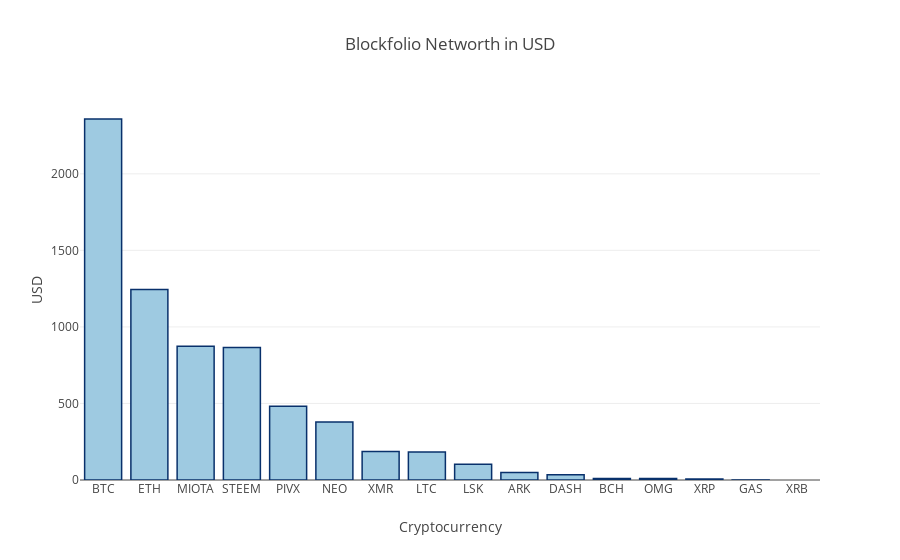

The notebook cell this image was saved under:
### Markdown cell above
#### Net Worth

Let's plot the worth of each asset in descending order:

### Code cell
marker = dict(color='rgb(158,202,225)',
              line=dict(color='rgb(8,48,107)', width=1.5))

layout = go.Layout(title='Blockfolio Networth in USD',
                   xaxis=dict(title='Cryptocurrency'),
                   yaxis=dict(title='USD'))
              
value_chart=go.Bar(x=merged_data.symbol, y=merged_data.value_usd, marker=marker)

fig = go.Figure(data=[value_chart], layout=layout)
py.iplot(fig)

### Figure 1 — Plotly figure (JSON) as saved in the notebook; plotly's stock layout.template omitted (floating-point values rounded to 4 significant figures)
{"data": [{"marker": {"color": "rgb(158,202,225)", "line": {"color": "rgb(8,48,107)", "width": 1.5}}, "type": "bar", "x": ["BTC", "ETH", "MIOTA", "STEEM", "PIVX", "NEO", "XMR", "LTC", "LSK", "ARK", "DASH", "BCH", "OMG", "XRP", "GAS", "XRB"], "y": [2358.0, 1245.0, 874.5, 865.4, 482.0, 379.7, 185.8, 183.6, 102.5, 48.41, 33.56, 10.1, 9.925, 7.086, 0.171, null]}], "layout": {"title": "Blockfolio Networth in USD", "xaxis": {"title": "Cryptocurrency"}, "yaxis": {"title": "USD"}}}
